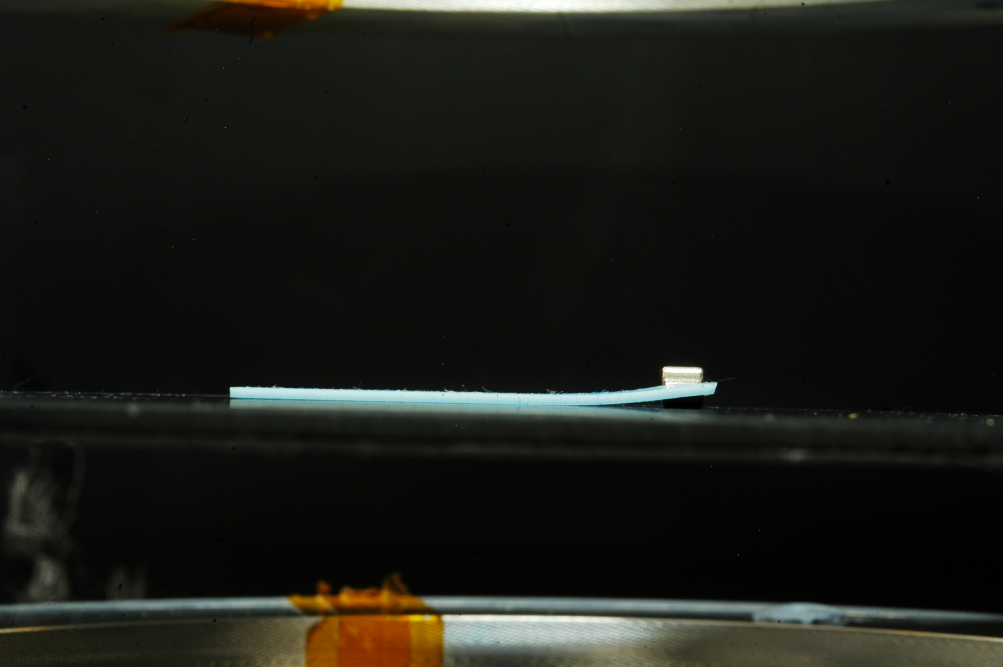
#> input picture matt_black_10_samples125/asample1.JPG, 3008 x 2000 px, given in place of asample5.JPG, which was not available (shown at 1/3 size)
$ python main_code.py
#> lines starting #> are read from the running program, lines starting #| are printed output that depends on the picture; after the words box and inside, x2 and y2 are one past the last pixel; in counts of white or black regions, pixels touching at a corner belong together; pictures that were not available may be replaced by others from this repository, and a replacement may not be noted
### archesFitting/makeDifferenceImage.py
from imports import *


# [26 lines left out: functions makeBlueOnlyDifferenceImage, makeAnyColourDifferenceImage, not called in this run]


def useOriginalImageForFilter(image_name, background_name, crop_array):
#> called with image_name = '../\\matt_black_arch_test/asample5.JPG', background_name = '../matt_black_10_samples125/asample6.JPG'
    crop_top, crop_bottom, crop_left, crop_right = crop_array
    print(image_name)
    img = cv.imread(image_name)
#> img is the input picture: shape (2000, 3008, 3); mean B, G, R 22.1, 26.8, 26.1

    img = img[crop_top:crop_bottom, crop_left:crop_right]
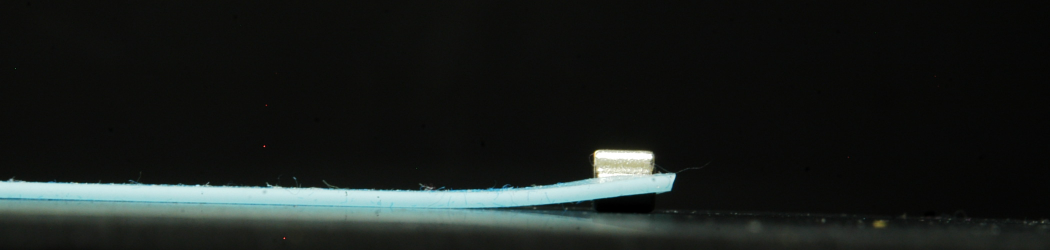
#> img: shape (500, 2100, 3) (shown at 1/2 size); mean B, G, R 28.2, 30.3, 26.1

    return img


def blue_only_reduce_noise(image_cv, lowT, highT):
    return np.where((image_cv > lowT) & (image_cv < highT), image_cv, 0)


# [14 lines left out: function any_hsv_reduce_noise, not called in this run]


def any_colour_reduce_noise(image_cv, rgb_noise_reduction_array):
    lowR, highR = rgb_noise_reduction_array[0]
    lowG, highG = rgb_noise_reduction_array[1]
    lowB, highB = rgb_noise_reduction_array[2]
    mask = cv.inRange(image_cv, (lowB, lowG, lowR), (highB, highG, highR))
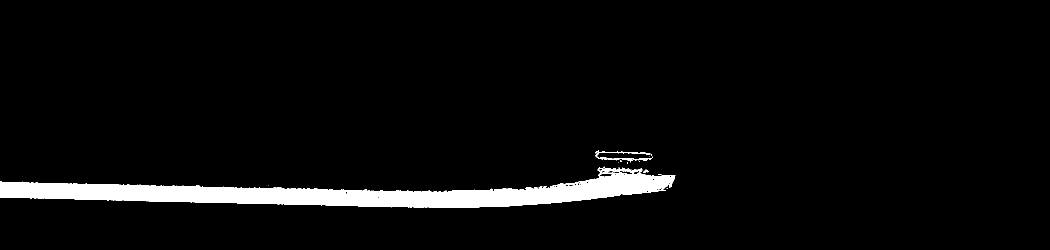
#> mask: shape (500, 2100) (shown at 1/2 size); 4.3% white; 15 white regions (12 under 20 px), largest, box (x1, y1, x2, y2) and area: (0, 335, 1351, 415) 44735, (1190, 301, 1305, 325) 589, (1286, 339, 1298, 345) 39
    filtered_image = cv.bitwise_and(image_cv, image_cv, mask=mask)
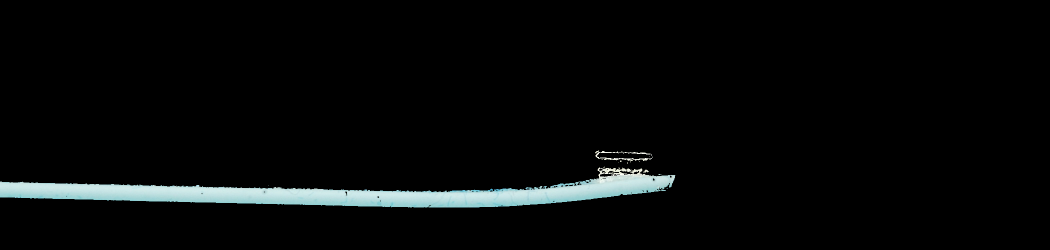
#> filtered_image: shape (500, 2100, 3) (shown at 1/2 size); mean B, G, R 9.5, 9.5, 7.9
    blue_channel = filtered_image[:, :, 0]
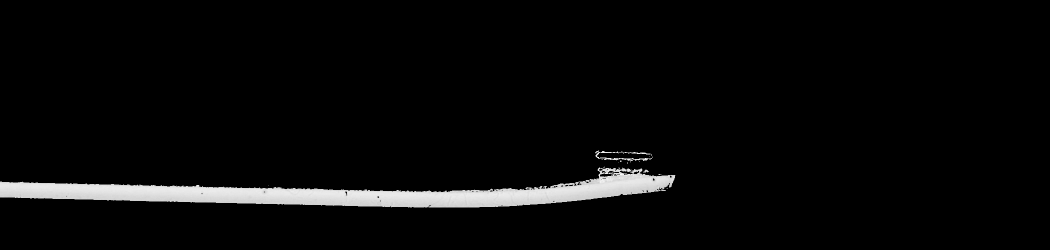
#> blue_channel: shape (500, 2100) (shown at 1/2 size); min 0, max 250, mean 9.5
    grayscale = cv.cvtColor(filtered_image, cv.COLOR_BGR2GRAY)
    final_image = grayscale
    print("Made difference image")
    return blue_channel


# [14 lines left out: function make_hsv_comparison_grid, not called in this run]

### archesFitting/curvedPolymerSample.py
import matplotlib.pyplot as plt

from imports import *


class DifferenceImageObject:
    def __init__(self, img_name, background_img_name, crop_array, difference_image_function,
                 noise_reduction_type, noise_reduction_array):
        self.difference_image = None
        self.img_name = img_name
        self.background_img_name = background_img_name
        self.crop_array = crop_array
        self.difference_image_function = difference_image_function
        self.noise_reduction_type = noise_reduction_type
        self.noise_reduction_array = noise_reduction_array
        self.reducedNoiseDifferenceImage()

    def reducedNoiseDifferenceImage(self):
        difference_image = self.difference_image_function(image_name=self.img_name,
                                                          background_name=self.background_img_name,
                                                          crop_array=self.crop_array)
        self.difference_image = self.noise_reduction_type(difference_image, self.noise_reduction_array)

    def show_difference_image(self, ax):
        ax.imshow(self.difference_image)

    def changeHSVNoiseReduction(self, noise_reduction_array):
        self.noise_reduction_array = noise_reduction_array
        self.reducedNoiseDifferenceImage()

    def replaceImage(self, new_image_name):
        self.img_name = new_image_name
        self.reducedNoiseDifferenceImage()

    # [25 lines left out: function show_colour_diff_img, not called in this run]


class PolymerSample:
    elastomer = "Silicone Elastomer"

    def __init__(self, thickness, current):
        self.thickness = thickness
        self.current = current


class PolymerModel:
    model_x_data = None
    model_y_data = None

    def fitModel(self, x_data, y_data):
        self.model_x_data = x_data
        self.model_y_data = y_data

    def plotModel(self, ax):
        return

    def update_current(self, new_current):
        return


class NCurveModel(PolymerModel):
    all_fitted_curves = None
    all_fitted_params = None
    limits_array = None
    model_x_data = None
    model_y_data = None

    def __init__(self, curve_params, number):
        self.curve_params = curve_params
        self.number = number

    # [23 lines left out: functions fitModel, plotModel, not called in this run]


class LinearCurveLinearModel(PolymerModel):
    model_x_data = None
    model_y_data = None

    def __init__(self, start_of_curve, end_of_curve, curve_params, model_bounds, current):
        self.current = current
        self.start_of_curve, self.end_of_curve, self.curve_params, self.model_bounds = start_of_curve, end_of_curve, curve_params, model_bounds

    # [4 lines left out: function fitModel, not called in this run]

    def plotModel(self, ax):
        ax.plot(self.model_x_data, self.model_y_data, c='k', label="Model, I = {} A".format(self.current))


class PolymerPlotMethods:
    # [27 lines left out: functions gaussian_averaging_of_y_data, makeCurveFromDifferenceImage, not called in this run]

    def findChiSquared(self):
        self.redChiSq = find_reduced_chi_squared(self.y_data, self.shapeFitModel.model_y_data, self.y_errors)

    def plot_errorbars(self, ax):
        ax.errorbar(self.x_data, self.y_data, yerr=self.y_errors, ls='none', label="Errorbars")

    def plot_data_scatter(self, ax):
        ax.scatter(self.x_data, self.y_data, ls='none')

    def plot_model(self, ax):
        self.shapeFitModel.plotModel(ax)

    # [35 lines left out: functions display_text, plotImageWithEdgesAndModel, analyseData, not called in this run]


class CurvedPolymerSample(PolymerSample, PolymerPlotMethods):
    model_bounds = [[1, 0, 0], [np.inf, np.inf, np.inf]]
    model_used = "n_circ_fit"
    all_fitted_curves, all_fitted_params, limits_array = [], [], []
    redChiSq = -1

    # [28 lines left out: functions __init__, change_diff_image_and_current, make_sample_array, not called in this run]

### archesFitting/PhysicalModelManyCurvesGradient.py
import copy

import numpy as np

from imports import *


class PhysicalModelManyCurvesGradient(PolymerModel):
    all_fitted_curves = None
    all_fitted_params = None
    limits_array = None
    model_x_data = None
    model_y_data = None
    curve_x_limits = []
    curve_y_limits = []
    energy_x_output_data = []
    energy_y_output_data = []

    def __init__(self, current, properties_array, initial_guesses):
        self.initial_guesses = initial_guesses
        self.current = current
#> (the run stopped early here; a loop or call above may not have finished)
